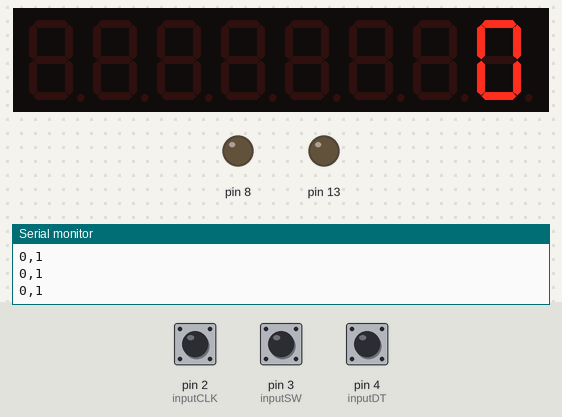
This sketch was run on a simulated Arduino Uno, built with avr-gcc and run on an emulated ATmega328P. Parts: 8-digit seven-segment display, output pins drawn as LEDs (lit = HIGH), the last lines printed to the serial monitor. The inputs (shaded band) are chosen by the test bench; at power-on: pin 2 (inputCLK) HIGH, pin 3 (inputSW) HIGH, pin 4 (inputDT) HIGH.

Above: at 1.2 s.
1.3 s: pin 2 (inputCLK) pulled LOW for 1 s
At 1.9 s:
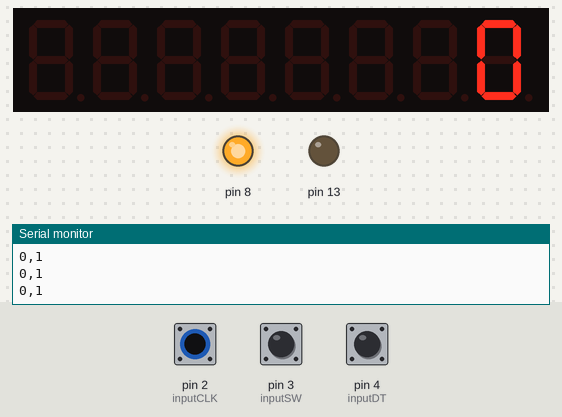
3.8 s: pin 2 (inputCLK) pulled LOW for 0.15 s
At 4.5 s:
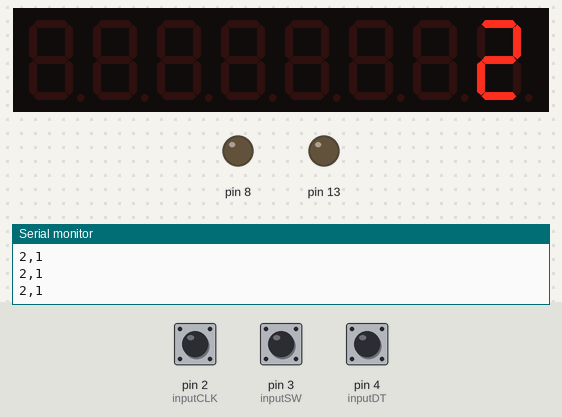
Timing chart, 0 to 6.8 s (numbered marks = the images above; inputs shaded):
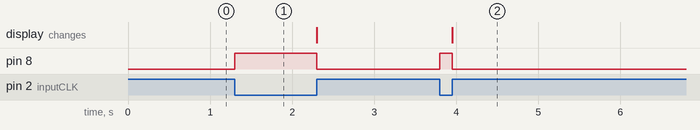

The sketch:

sketch_nov03a.ino
```cpp
/* Include DigitLedDisplay Library */
#include "DigitLedDisplay.h"


/* Arduino Pin to Display Pin
   5 to DIN,
   6 to CS,
   7 to CLK */
DigitLedDisplay ld = DigitLedDisplay(5, 6, 7);


 // Rotary Encoder Inputs
 #define inputCLK 2
 #define inputDT 4
 #define inputSW 3

 //storage variables
 int per16 = 0;
 int counter = 0;
 int previousStateCLK;
 int currentStateCLK;
 boolean toggle = 0;


 void setup() {
    // Setup Serial Monitor
    Serial.begin (9600);
    /* Set the brightness min:1, max:15 */
    ld.setBright(10);
    /* Set the digit count */
    ld.setDigitLimit(8);

   // Set encoder pins as inputs
   pinMode (inputCLK,INPUT_PULLUP);
   pinMode (inputDT,INPUT_PULLUP);
   pinMode (inputSW,INPUT_PULLUP);
   pinMode(8, OUTPUT);
   pinMode(13, OUTPUT);

   // Setup Timer0 to 4KHz
   TIMER0_SETUP_4KHz();
   // Setup Timer0 to 4KHz
   TIMER1_SETUP_16Hz();

   // Read the initial state of inputCLK
   // Assign to previousStateCLK variable
   previousStateCLK = digitalRead(inputCLK);

   attachInterrupt(digitalPinToInterrupt(inputSW), button_released, RISING);
}

 void loop() {
   /* Prints data to the display */
    ld.printDigit(counter);
 }


void button_released(){
  counter=0;
}

void TIMER0_SETUP_4KHz(){
  //set timer0 interrupt at 2kHz
  TCCR0A = 0;// set entire TCCR2A register to 0
  TCCR0B = 0;// same for TCCR2B
  TCNT0  = 0;//initialize counter value to 0
  // set compare match register for 2khz increments
  OCR0A = 62;// = (16*10^6) / (2000*64) - 1 (must be <256)
  // turn on CTC mode
  TCCR0A |= (1 << WGM01);
  // Set CS01 and CS00 bits for 64 prescaler
  TCCR0B |= (1 << CS01) | (1 << CS00);
  // enable timer compare interrupt
  TIMSK0 |= (1 << OCIE0A);
};


ISR(TIMER0_COMPA_vect){//timer0 interrupt 2kHz toggles pin 8
  currentStateCLK = digitalRead(inputCLK);
  // falling edge
  if (!currentStateCLK & previousStateCLK){
    digitalWrite(8,HIGH);
  }

  // raising edge
  if (currentStateCLK & !previousStateCLK){
    digitalWrite(8,LOW);

    if( !digitalRead(inputDT)){
      counter-=per16;

    }else{
      counter+=per16;
    }

    per16++;
  }
  previousStateCLK = currentStateCLK;

//    if (toggle){
//    digitalWrite(13,HIGH);
//    toggle = 0;
//  }
//  else{
//    digitalWrite(13,LOW);
//    toggle = 1;
//  }
}


void TIMER1_SETUP_16Hz(){
  //set timer1 interrupt at 16Hz
  TCCR1A = 0;// set entire TCCR1A register to 0
  TCCR1B = 0;// same for TCCR1B
  TCNT1  = 0;//initialize counter value to 0
  // set compare match register for 1hz increments
  OCR1A = 976;// = (16*10^6) / (16*1024) - 1 (must be <65536)
  // turn on CTC mode
  TCCR1B |= (1 << WGM12);
  // Set CS12 and CS10 bits for 1024 prescaler
  TCCR1B |= (1 << CS12) | (1 << CS10);
  // enable timer compare interrupt
  TIMSK1 |= (1 << OCIE1A);
}

ISR(TIMER1_COMPA_vect){
  Serial.print(counter);
  Serial.print(",");
  Serial.println(per16);

  per16 = 1;

//  if (toggle){
//    digitalWrite(13,HIGH);
//    toggle = 0;
//  }
//  else{
//    digitalWrite(13,LOW);
//    toggle = 1;
//  }
}
```

Measured:
- after the input at 1.3 s, pin 8: LOW → HIGH at once, → LOW 1.0 s later
- after the input at 3.8 s, pin 8: LOW → HIGH at once, → LOW 0.15 s later; the display: changes after 0.15 s (image 2)
